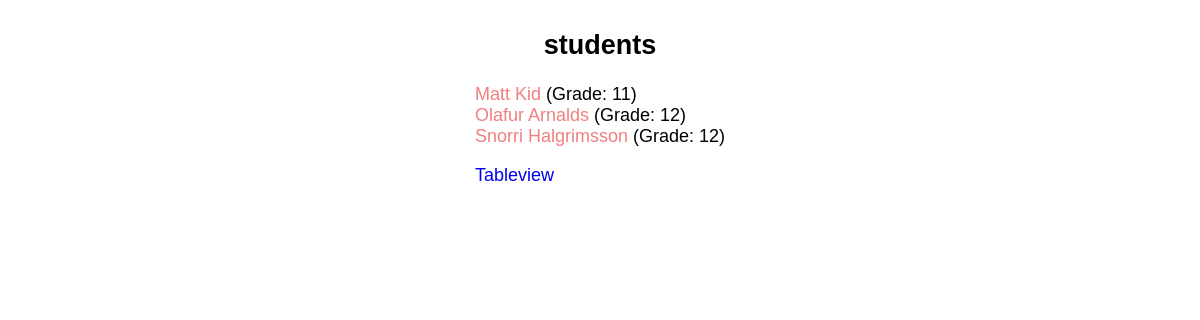
Page /students/list/ on the earlier database version.
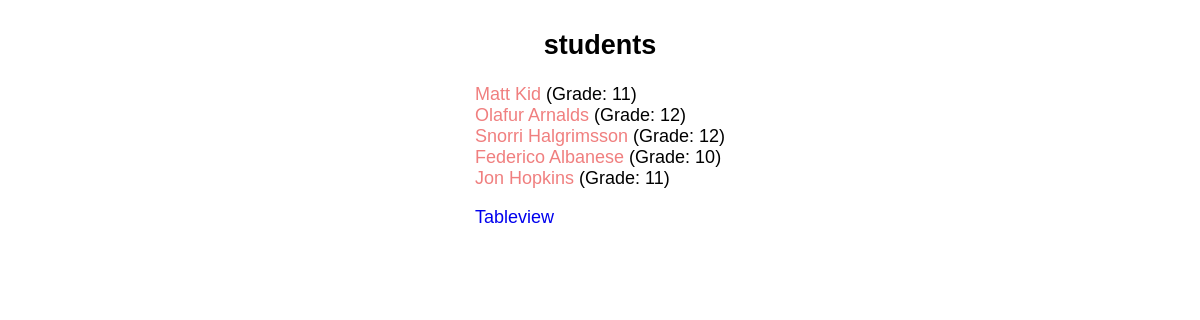
Same page on the later database version.
### students/models.py (models this page shows, shortened)
class Student(models.Model):
    name = models.CharField(max_length=100)
    grade = models.CharField(max_length=2, choices=grade_values)
    dob = models.DateField('Date of Birth')

### students/views.py (the view)
# urls.py: path('list/', views.student_list.as_view(), name='student_list'),
class student_list(ListView):
    model = Student
    context_object_name = 'student_list'

### templates/students/student_list.html (shortened to what this page needs)
{% load static %}
<!DOCTYPE html>
<html lang="en">
<head>
    <link rel="stylesheet" href="{% static 'css/style.css' %}">
</head>
<body>
    <div class="container">
    <h2 class="h2-l">Students</h2>
        {% for student in student_list %}
        <li class="nobullet"><a class="student-link" href="{% url 'students:marksheet' student.id %}">{{ student.name }}</a> (Grade: {{ student.grade }})</li>
        {% endfor %}
        <p><a href="{% url 'students:student_page' %}">Tableview</a></p>
    </div>
</body>
</html>

Differences in the rows shown:
added Student: name "Federico Albanese", grade "10"
added Student: name "Jon Hopkins", grade "11"
